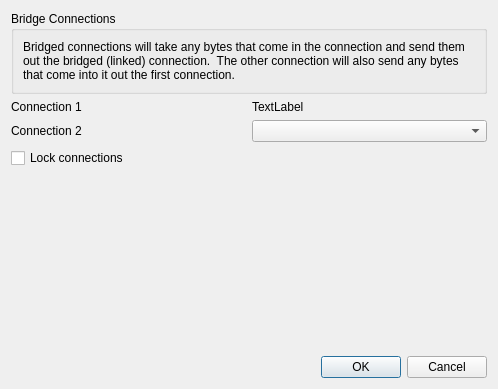
<?xml version="1.0" encoding="UTF-8"?>
<ui version="4.0">
 <class>Form_BridgeConnection</class>
 <widget class="QDialog" name="Form_BridgeConnection">
  <property name="geometry">
   <rect>
    <x>0</x>
    <y>0</y>
    <width>498</width>
    <height>389</height>
   </rect>
  </property>
  <property name="windowTitle">
   <string>Bridge Connections</string>
  </property>
  <layout class="QVBoxLayout" name="verticalLayout">
   <item>
    <widget class="QGroupBox" name="groupBox">
     <property name="title">
      <string>Bridge Connections</string>
     </property>
     <layout class="QVBoxLayout" name="verticalLayout_2">
      <item>
       <widget class="QLabel" name="label_3">
        <property name="text">
         <string>Bridged connections will take any bytes that come in the connection and send them out the bridged (linked) connection.  The other connection will also send any bytes that come into it out the first connection.</string>
        </property>
        <property name="wordWrap">
         <bool>true</bool>
        </property>
       </widget>
      </item>
     </layout>
    </widget>
   </item>
   <item>
    <widget class="QWidget" name="widget_3" native="true">
     <layout class="QHBoxLayout" name="horizontalLayout_2">
      <property name="leftMargin">
       <number>0</number>
      </property>
      <property name="topMargin">
       <number>0</number>
      </property>
      <property name="rightMargin">
       <number>0</number>
      </property>
      <property name="bottomMargin">
       <number>0</number>
      </property>
      <item>
       <widget class="QLabel" name="label_2">
        <property name="text">
         <string>Connection 1</string>
        </property>
       </widget>
      </item>
      <item>
       <widget class="QLabel" name="label_Connection1">
        <property name="text">
         <string>TextLabel</string>
        </property>
       </widget>
      </item>
     </layout>
    </widget>
   </item>
   <item>
    <widget class="QWidget" name="widget" native="true">
     <layout class="QHBoxLayout" name="horizontalLayout">
      <property name="leftMargin">
       <number>0</number>
      </property>
      <property name="topMargin">
       <number>0</number>
      </property>
      <property name="rightMargin">
       <number>0</number>
      </property>
      <property name="bottomMargin">
       <number>0</number>
      </property>
      <item>
       <widget class="QLabel" name="label">
        <property name="text">
         <string>Connection 2</string>
        </property>
       </widget>
      </item>
      <item>
       <widget class="QComboBox" name="comboBox_Connection2"/>
      </item>
     </layout>
    </widget>
   </item>
   <item>
    <widget class="QCheckBox" name="checkBox_Lock">
     <property name="text">
      <string>Lock connections</string>
     </property>
    </widget>
   </item>
   <item>
    <spacer name="verticalSpacer">
     <property name="orientation">
      <enum>Qt::Vertical</enum>
     </property>
     <property name="sizeHint" stdset="0">
      <size>
       <width>20</width>
       <height>40</height>
      </size>
     </property>
    </spacer>
   </item>
   <item>
    <widget class="QDialogButtonBox" name="buttonBox">
     <property name="orientation">
      <enum>Qt::Horizontal</enum>
     </property>
     <property name="standardButtons">
      <set>QDialogButtonBox::Cancel|QDialogButtonBox::Ok</set>
     </property>
    </widget>
   </item>
  </layout>
 </widget>
 <resources/>
 <connections>
  <connection>
   <sender>buttonBox</sender>
   <signal>accepted()</signal>
   <receiver>Form_BridgeConnection</receiver>
   <slot>accept()</slot>
   <hints>
    <hint type="sourcelabel">
     <x>248</x>
     <y>254</y>
    </hint>
    <hint type="destinationlabel">
     <x>157</x>
     <y>274</y>
    </hint>
   </hints>
  </connection>
  <connection>
   <sender>buttonBox</sender>
   <signal>rejected()</signal>
   <receiver>Form_BridgeConnection</receiver>
   <slot>reject()</slot>
   <hints>
    <hint type="sourcelabel">
     <x>316</x>
     <y>260</y>
    </hint>
    <hint type="destinationlabel">
     <x>286</x>
     <y>274</y>
    </hint>
   </hints>
  </connection>
 </connections>
</ui>
